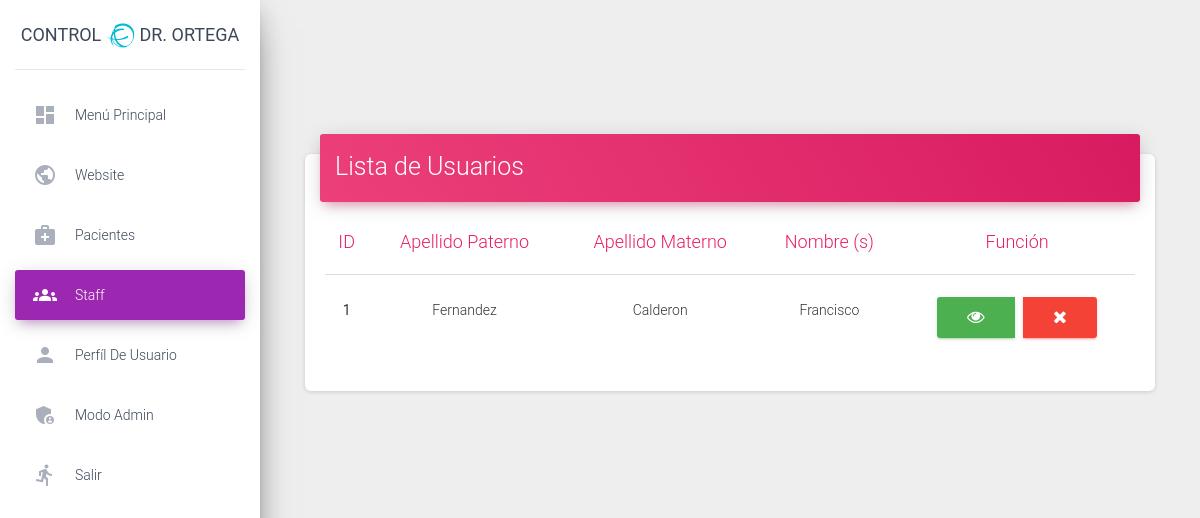
The app's page /staff/lista/ (signed in) with its own data.
### staff/models.py (models this page shows, shortened)
class Staff(models.Model):
    user   = models.OneToOneField(User, on_delete=models.CASCADE, null=True, blank=True)
    Nombre = models.CharField(max_length=50)
    Apellido_Paterno = models.CharField(max_length=100)
    Apellido_Materno = models.CharField(max_length=100)
    Telefono = models.CharField(max_length=50, null=True, blank=True)
    email = models.CharField(max_length=100, null=True, blank=True)
    Foto = models.ImageField(default='default.jpg', blank=True, null=True, upload_to='staff/')
    class Meta:
        verbose_name = ("staff")
        verbose_name_plural = ("staff")
        ordering = ("-id",)

### staff/views.py (the view)
# urls.py: path('lista/', login_required(views.StaffListView.as_view()), name='class_staff_lista'),
class StaffListView(ListView):
    model = Staff
    login_required = True
    template_name = 'staff_lista.html'
    context_object_name = 'staff'
    redirect_field_name = 'staff/staff_lista.html'

### staff/templates/staff_lista.html (shortened to what this page needs)
{% extends 'bases/base_sin_sidebar.html' %}
{% load static %}
{% load humanize %}
{% block sidebar %}
<div class="sidebar" data-color="purple" data-background-color="white" data-image="/static/assets/img/sidebar-1.jpg">
  <div class="logo">
    <a target="_blank" rel="noopener noreferrer" class="simple-text logo-normal">
      Control <i class="fa fa-ravelry fa-lg text-info" aria-hidden="true"></i> Dr. Ortega
    </a>
  </div>
  <div class="sidebar-wrapper">
    <ul class="nav">
    {% if request.user.is_authenticated %}
      <li class="nav-item ">
        <a class="nav-link" href="{% url 'dashboard' %}">
          <i class="material-icons">dashboard</i>
          <p>Menú Principal</p>
        </a>
      </li>
      <li class="nav-item">
          <a class="nav-link" href="/">
            <i class="material-icons">public</i>
            <p>Website</p>
          </a>
      </li>
      <li class="nav-item {% if 'page-user' in segment %} active {% endif %}">
        <a class="nav-link" href="{% url 'class_pacientes_lista' %}">
          <i class="material-icons">medical_services</i>
          <p>Pacientes</p>
        </a>
      </li>
      <li class="nav-item active {% if 'ui-tables' in segment %} active {% endif %}">
        <a class="nav-link" href="{% url 'class_staff_lista' %}">
          <i class="material-icons">groups</i>
          <p>Staff</p>
        </a>
      </li>
      <li class="nav-item {% if 'ui-typography' in segment %} active {% endif %}">
        <a class="nav-link" href="{% url 'class_detail_staff' user.staff.id %}">
          <i class="material-icons">person</i>
          <p>Perfíl de Usuario</p>
        </a>
      </li>
      <li class="nav-item {% if 'ui-typography' in segment %} active {% endif %}">
        <a class="nav-link" href="{% url 'admin:login' %}">
          <i class="material-icons">admin_panel_settings</i>
          <p>Modo Admin</p>
        </a>
      </li>
      <li class="nav-item ">
        <a class="nav-link" href="{% url 'logout' %}" >
          <i class="material-icons">directions_run</i>
          <p>Salir</p>
        </a>
      </li>
    {% endif %}
    </ul>
  </div>
</div>
{% endblock %}
{% block content %}
<div class="container">
    <div class="row">
        <div class="col-md-12">
            <div class="card">
                <div class="card-header card-header-rose">
                    <h3 class="card-title ">Lista de Usuarios</h3>
                </div>
                <div class="card-body">
                    {% if staff %}
                    <div class="table-responsive table-striped>">
                        <table class="table table-hover">
                            <thead class="text-rose">
                                <tr>
                                    <th class="text-center"><h4>ID</h4></th>
                                    <th class="text-center"><h4>Apellido Paterno</h4></th>
                                    <th class="text-center"><h4>Apellido Materno</h4></th>
                                    <th class="text-center"><h4>Nombre (s)</h4></th>
                                    <th class="text-center"><h4>Función</h4></th>
                                </tr>
                            </thead>
                            <tbody>
                            {% for staff in staff %}
                            <tr>
                                <td class="text-center"><strong><p>{{staff.id}}</p></strong></td>
                                <td class="text-center"><p>{{staff.Apellido_Paterno}}</p></td>
                                <td class="text-center"><p>{{staff.Apellido_Materno}}</p></td>
                                <td class="text-center"><p>{{staff.Nombre}}</p></td>
                                <td class="text-center">
                                    <div class="btn-group btn-group-md">
                                        <a href="{% url 'class_detail_staff' staff.id %}" title="Ver Ficha" class="btn btn-success mr-2"><i class="fa fa-eye"></i></a>
                                        <a href="{% url 'class_delete_staff' staff.id %}" title="¿Eliminar registro y sus datos?" class="btn btn-danger"><i class="fa fa-times"></i></a>
                                    </div>
                                </td>
                            </tr>
                            {% endfor %}
                            </tbody>
                        </table>
                    </div>
                    {% else %}
                        <center>
                            <h3>no se han encontrado Médicos...</h3>
                            <img src="{% static 'assets/img/new_logo.png' %}" alt="" style="width:30%;">
                        </center>
                    {% endif %}
                </div>
            </div>
        </div>
    </div>
</div>
{% endblock %}

### records on screen
Staff: id "1", Apellido_Paterno "Fernandez", Apellido_Materno "Calderon", Nombre "Francisco"
